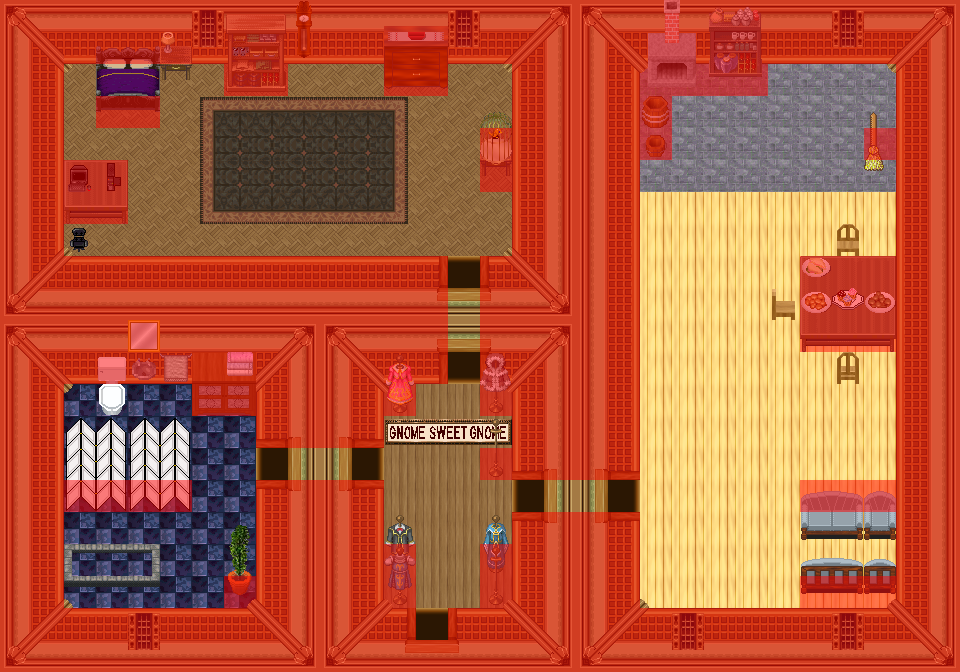

Below is a game level as drawn by its tile map, then a one-line description and the .tmx that defines it (tile-layer data replaced by summaries):
An orthogonal 30x21 tile map with 32x32 px tiles, 7 tile layers (0_floor, 1_terrain, 2_object, 3_roof, ...), 1 hidden layer not drawn, 38 tilesets.

<map version="1.0" orientation="orthogonal" renderorder="right-down" width="30" height="21" tilewidth="32" tileheight="32" nextobjectid="1">
 <tileset firstgid="1" name="brush" tilewidth="32" tileheight="32" tilecount="3" columns="1">
  <image source="../../tileset/item/brush.png" width="32" height="96" />
 </tileset>
 <tileset firstgid="4" name="pie safe" tilewidth="32" tileheight="32" tilecount="4" columns="2">
  <image source="../../tileset/furniture/kitchen/pie_safe.png" width="64" height="64" />
 </tileset>
 <tileset firstgid="8" name="plant pot" tilewidth="32" tileheight="32" tilecount="3" columns="1">
  <image source="../../tileset/plant/indoor/pot_plant.png" width="32" height="96" />
 </tileset>
 <tileset firstgid="11" name="collision" tilewidth="32" tileheight="32" tilecount="1" columns="1">
  <image source="../../tileset/logic/collision.png" width="32" height="32" />
 </tileset>
 <tileset firstgid="12" name="towels" tilewidth="32" tileheight="32" tilecount="6" columns="6">
  <image source="../../tileset/item/textile/towels.png" width="192" height="32" />
 </tileset>
 <tileset firstgid="18" name="meals3" tilewidth="32" tileheight="32" tilecount="4" columns="2">
  <image source="../../tileset/item/food/meals_3.png" width="64" height="64" />
 </tileset>
 <tileset firstgid="22" name="barrel" tilewidth="32" tileheight="32" tilecount="2" columns="1">
  <image source="../../tileset/item/pot/barrel.png" width="32" height="64" />
 </tileset>
 <tileset firstgid="24" name="chair wooden" tilewidth="32" tileheight="32" tilecount="5" columns="5">
  <image source="../../tileset/furniture/chair/wooden.png" width="160" height="32" />
 </tileset>
 <tileset firstgid="29" name="pictures small 2" tilewidth="32" tileheight="32" tilecount="4" columns="2">
  <image source="../../tileset/furniture/picture/small_2.png" width="64" height="64" />
 </tileset>
 <tileset firstgid="33" name="bird cage" tilewidth="32" tileheight="32" tilecount="6" columns="2">
  <image source="../../tileset/furniture/other/birdcage.png" width="64" height="96" />
 </tileset>
 <tileset firstgid="39" name="birds" tilewidth="32" tileheight="32" tilecount="4" columns="2">
  <image source="../../tileset/object/birds.png" width="64" height="64" />
 </tileset>
 <tileset firstgid="43" name="toilet" tilewidth="32" tileheight="32" tilecount="6" columns="3">
  <image source="../../tileset/furniture/bathroom/toilet.png" width="96" height="64" />
 </tileset>
 <tileset firstgid="49" name="item_shelf" tilewidth="32" tileheight="32" tilecount="6" columns="2">
  <image source="../../tileset/furniture/shelve/item_shelf.png" width="64" height="96" />
 </tileset>
 <tileset firstgid="55" name="shelf_3" tilewidth="32" tileheight="32" tilecount="6" columns="2">
  <image source="../../tileset/furniture/shelve/shelf_3.png" width="64" height="96" />
 </tileset>
 <tileset firstgid="61" name="basin" tilewidth="32" tileheight="32" tilecount="3" columns="3">
  <image source="../../tileset/furniture/bathroom/basin.png" width="96" height="32" />
 </tileset>
 <tileset firstgid="64" name="oriental_screen" tilewidth="32" tileheight="32" tilecount="4" columns="2">
  <image source="../../tileset/furniture/other/oriental_screen.png" width="64" height="64" />
 </tileset>
 <tileset firstgid="68" name="dark_side_on" tilewidth="32" tileheight="32" tilecount="6" columns="3">
  <image source="../../tileset/furniture/sink/dark_side_on.png" width="96" height="64" />
 </tileset>
 <tileset firstgid="74" name="large_purple2" tilewidth="32" tileheight="32" tilecount="6" columns="2">
  <image source="../../tileset/furniture/bed/large_purple2.png" width="64" height="96" />
 </tileset>
 <tileset firstgid="80" name="large_purple2_top_sheet" tilewidth="32" tileheight="32" tilecount="2" columns="2">
  <image source="../../tileset/furniture/bed/large_purple2_top_sheet.png" width="64" height="32" />
 </tileset>
 <tileset firstgid="82" name="st jadalnia" tilewidth="32" tileheight="32" tilecount="9" columns="3">
  <image source="../../tileset/furniture/table/rectangular_with_meals.png" width="96" height="96" />
 </tileset>
 <tileset firstgid="91" name="desk" tilewidth="32" tileheight="32" tilecount="4" columns="2">
  <image source="../../tileset/furniture/table/desk.png" width="64" height="64" />
 </tileset>
 <tileset firstgid="95" name="drawer" tilewidth="32" tileheight="32" tilecount="6" columns="2">
  <image source="../../tileset/furniture/other/drawer.png" width="64" height="96" />
 </tileset>
 <tileset firstgid="101" name="komputer" tilewidth="32" tileheight="32" tilecount="6" columns="2">
  <image source="../../tileset/furniture/other/comp_things.png" width="64" height="96" />
 </tileset>
 <tileset firstgid="107" name="piec" tilewidth="32" tileheight="32" tilecount="6" columns="2">
  <image source="../../tileset/furniture/kitchen/warmer_2.png" width="64" height="96" />
 </tileset>
 <tileset firstgid="113" name="paszcze" tilewidth="32" tileheight="32" tilecount="28" columns="7">
  <image source="../../tileset/furniture/other/mannequins.png" width="224" height="128" />
 </tileset>
 <tileset firstgid="141" name="wooden clock" tilewidth="32" tileheight="32" tilecount="6" columns="1">
  <image source="../../tileset/furniture/clock/wooden_clock.png" width="32" height="192" />
 </tileset>
 <tileset firstgid="147" name="sofa" tilewidth="32" tileheight="32" tilecount="12" columns="3">
  <image source="../../tileset/furniture/chair/sofa_chair_blue.png" width="96" height="128" />
 </tileset>
 <tileset firstgid="159" name="gnome" tilewidth="32" tileheight="32" tilecount="4" columns="4">
  <image source="../../tileset/furniture/picture/gnome_sweet_gnome.png" width="128" height="32" />
 </tileset>
 <tileset firstgid="163" name="tiles" tilewidth="32" tileheight="32" tilecount="8" columns="2">
  <image source="../../tileset/ground/indoor/tiles.png" width="64" height="128" />
 </tileset>
 <tileset firstgid="171" name="floors_3" tilewidth="32" tileheight="32" tilecount="12" columns="6">
  <image source="../../tileset/ground/indoor/floors_3.png" width="192" height="64" />
 </tileset>
 <tileset firstgid="183" name="door w" tilewidth="32" tileheight="32" tilecount="6" columns="2">
  <image source="../../tileset/building/door/door_w.png" width="64" height="96" />
 </tileset>
 <tileset firstgid="189" name="door e" tilewidth="32" tileheight="32" tilecount="6" columns="2">
  <image source="../../tileset/building/door/door_e.png" width="64" height="96" />
 </tileset>
 <tileset firstgid="195" name="door n" tilewidth="32" tileheight="32" tilecount="6" columns="3">
  <image source="../../tileset/building/door/door_n.png" width="96" height="64" />
 </tileset>
 <tileset firstgid="201" name="door s" tilewidth="32" tileheight="32" tilecount="6" columns="3">
  <image source="../../tileset/building/door/door_s.png" width="96" height="64" />
 </tileset>
 <tileset firstgid="207" name="dojo walls 2" tilewidth="32" tileheight="32" tilecount="160" columns="10">
  <image source="../../tileset/building/wall/dojo_walls.png" width="320" height="512" />
 </tileset>
 <tileset firstgid="367" name="dywan" tilewidth="32" tileheight="32" tilecount="9" columns="3">
  <image source="../../tileset/furniture/carpet/orange.png" width="96" height="96" />
 </tileset>
 <tileset firstgid="376" name="dojo okna" tilewidth="32" tileheight="32" tilecount="36" columns="6">
  <image source="../../tileset/building/window/dojo_windows.png" width="192" height="192" />
 </tileset>
 <tileset firstgid="412" name="protection" tilewidth="32" tileheight="32" tilecount="2" columns="2">
  <image source="../../tileset/logic/protection.png" width="64" height="32" />
 </tileset>
 <layer name="0_floor" width="30" height="21">
  <data>[630 cells, 290 non-empty, 5 distinct tile ids]</data>
 </layer>
 <layer name="1_terrain" width="30" height="21">
  <data>[630 cells, 368 non-empty, 53 distinct tile ids]</data>
 </layer>
 <layer name="2_object" width="30" height="21">
  <data>[630 cells, 159 non-empty, 109 distinct tile ids]</data>
 </layer>
 <layer name="3_roof" width="30" height="21">
  <data>[630 cells, 50 non-empty, 36 distinct tile ids]</data>
 </layer>
 <layer name="4_roof_add" width="30" height="21">
  <data>[630 cells, 26 non-empty, 22 distinct tile ids]</data>
 </layer>
 <layer name="objects" width="30" height="21">
  <data>[630 cells, 0 non-empty, 0 distinct tile ids]</data>
 </layer>
 <layer name="collision" width="30" height="21" opacity="0.5">
  <data>[630 cells, 375 non-empty, 1 distinct tile ids]</data>
 </layer>
 <layer name="protection" width="30" height="21" visible="0">
  <data>[630 cells, 630 non-empty, 1 distinct tile ids]</data>
 </layer>
</map>
